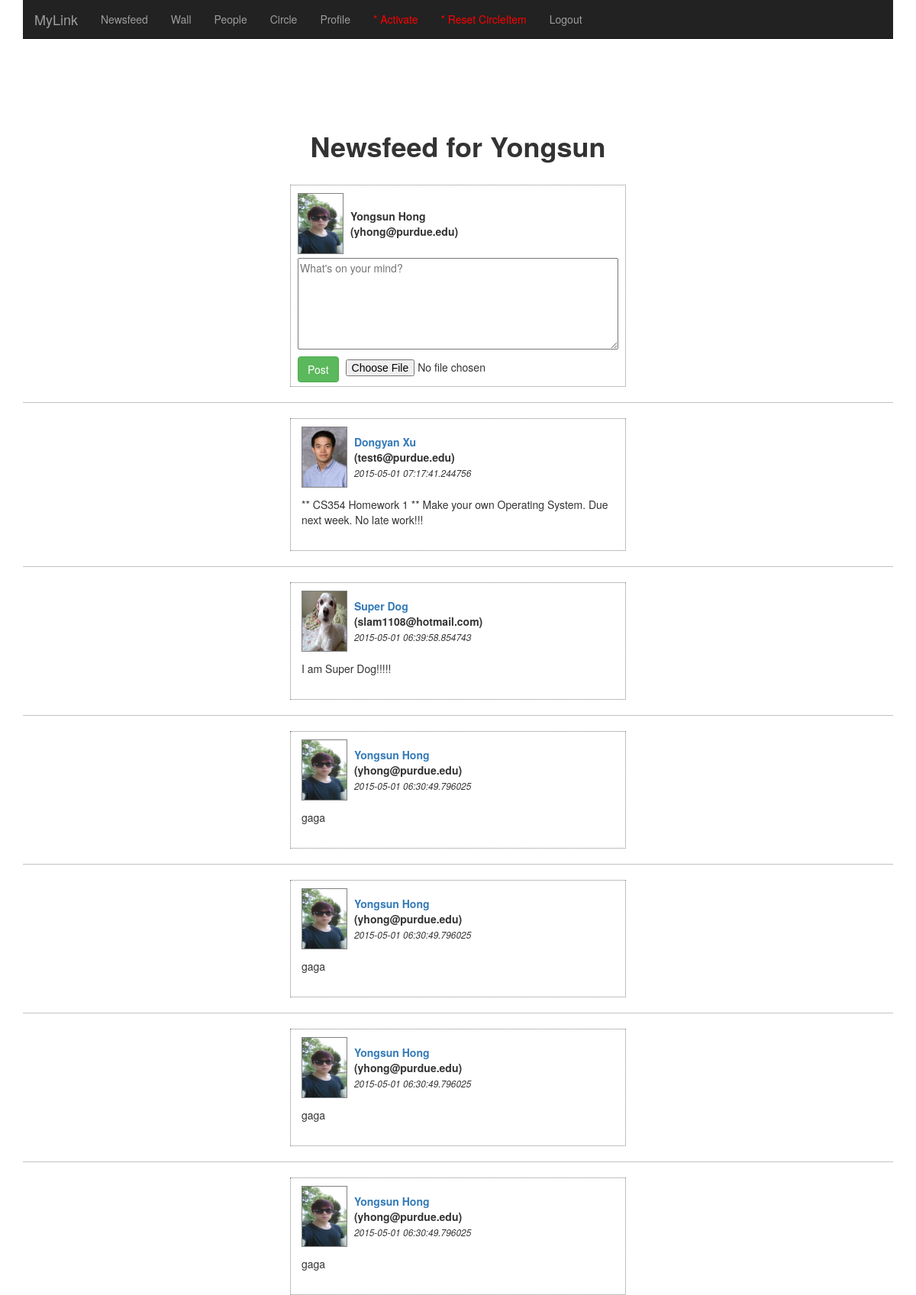
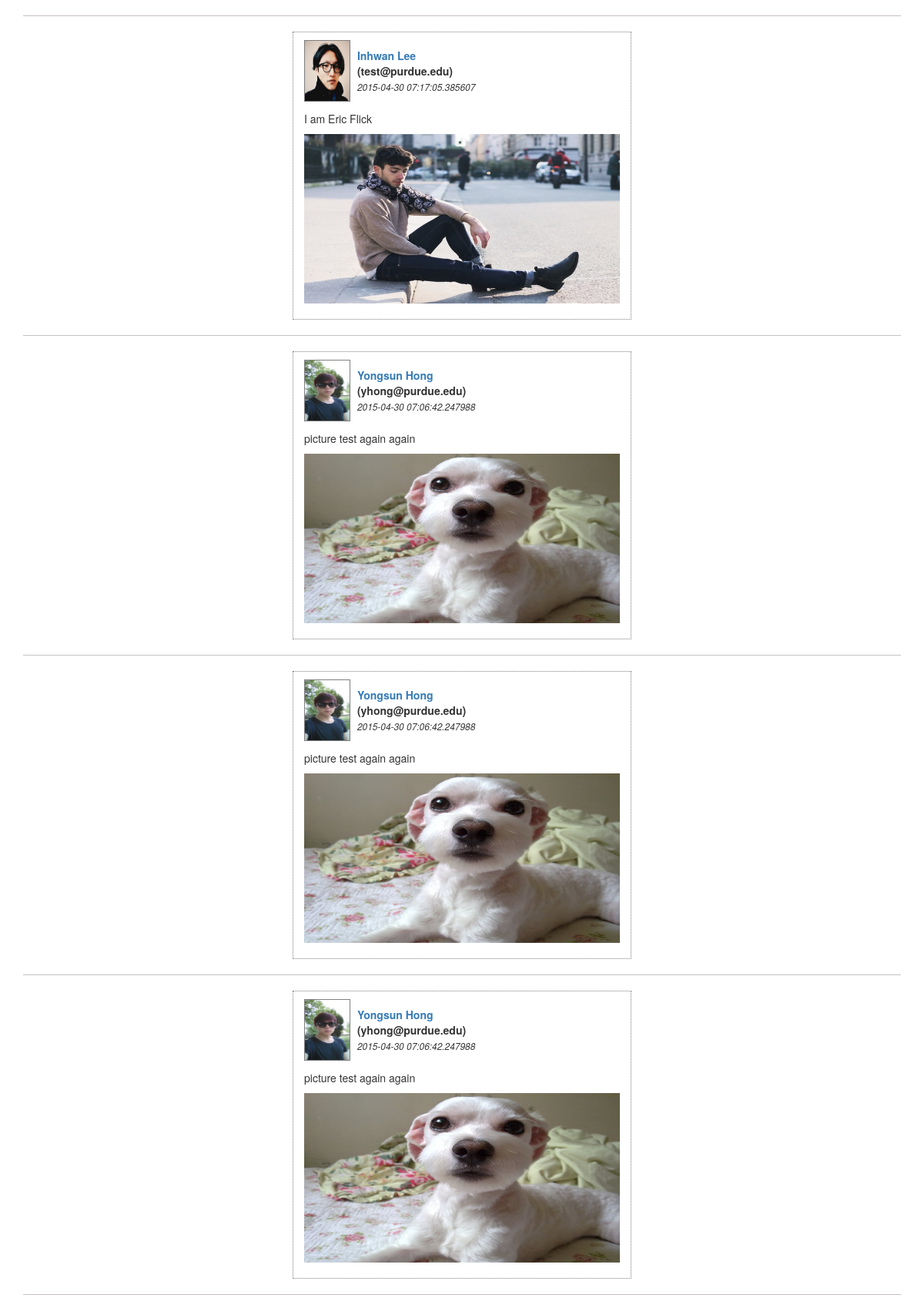
The page /newsfeed/2 (signed in, upper part) on the database its author committed (2 pictures, top to bottom).
### app/models.py (models this page shows, shortened)
class User(db.Model):
	uid = db.Column(db.Integer, primary_key=True)
	firstname = db.Column(db.String(100))
	lastname = db.Column(db.String(100))
	email = db.Column(db.String(120), unique=True)
	password = db.Column(db.String(54))
	pic = db.Column(db.String(100))
	activate = db.Column(db.Boolean)
	def is_authenticated(self):
		return True

class Post(db.Model):
	pid = db.Column(db.Integer, primary_key=True)
	writer = db.Column(db.Integer, db.ForeignKey('user.uid'))
	wid = db.Column(db.Integer, db.ForeignKey('user.uid'))
	content = db.Column(db.String(140))
	pic = db.Column(db.String(1000))
	posted = db.Column(db.DateTime)

### app/views.py (the view)
@app.route('/newsfeed', methods=['GET','POST'])
@app.route('/newsfeed/<wid>', methods=['GET', 'POST'])
@login_required
@csrf.exempt
def newsfeed(wid):
	form = PostForm()
	error = None
	pic = ''
	if form.validate_on_submit():
		content = form.content.data
		posted = datetime.utcnow()
		if request.method == 'POST':
			file = request.files['file']
			if file and allowed_file(file.filename):
				pic = secure_filename(file.filename)
				file.save(os.path.join(IMAGE_SRC, pic))
				post = Post(writer=g.user.uid, wid=wid, content=form.content.data, pic=pic, posted=posted)
				db.session.add(post)
				db.session.commit()
				return redirect(url_for('wall',wid=wid))
			else:
				post = Post(writer=g.user.uid, wid=wid, content=form.content.data, pic='', posted=posted)
				db.session.add(post)
				db.session.commit()
				return redirect(url_for('wall',wid=wid))
	belongs = User.query.filter_by(uid=wid).first()
	wall = []
	friends= db.session.query(Friend).filter(Friend.uid==g.user.uid).all()
	posts = db.session.query(User,Post).filter(Post.wid==Post.writer).filter(User.uid==Post.writer).order_by(Post.pid.desc()).all()
	for post in posts:
		for friend in friends:
			if post.Post.writer==friend.fid:
				wall.append(post)
			elif post.Post.writer==g.user.uid:
				wall.append(post)
	return render_template("newsfeed.html", form=form, wall=wall, belongs=belongs, writer=g.user)

### app/forms.py
class PostForm(Form):
	content = TextAreaField('content', validators=[Required()])
	pic = FileField('')

### app/views.py (called while the page is built)
@login_manager.user_loader
def load_user(uid):
	return User.query.get(int(uid))

@app.before_request
def before_request():
	g.user = current_user

### app/templates/newsfeed.html (shortened to what this page needs)
{% extends "base.html" %}
{% block content %}
<div class="container marketing" align="center">
	<h1><b>Newsfeed for {{belongs.firstname}}</b></h1>
	<br>
	<form actoin="" method="post" name="wall" enctype="multipart/form-data">
       	<div style = "background:white;width:440px;border:1px dotted grey">
			<div style="width:430px;display:inline-block;vertical-align:top;;">
				<div style="width: 430px;padding-bottom:2px;padding-top:10px;padding-left:5px; padding-bottom:5px" align="left">
					<img src="{{url_for('static', filename=writer.pic)}}" class="img-polaroid" style="display:inline-block; width:60px; height:80px; border:1px solid grey;">
					<div style="display:inline-block; vertical-align:middle; padding-left:5px" align="left">
						<b>{{writer.firstname}} {{writer.lastname}}</b><br>
						<b>({{writer.email}})</b>
					</div>
				</div>
				<div style="display:inline-block;width:430px;">
					{{ form.content(class="uiTextareaAutogrow input autofocus mentionsTextarea textInput", placeholder="What's on your mind?", style="width: 420px; height: 120px;")}}
					<div align="left" style="padding:5px">
						<input style="" type="submit" class="btn btn-large btn-success" value="Post">
						<input style="display:inline-block;padding-left:5px" type="file" onchange="onFileSelected(event)" name="file" data-filename-placement="inside">
					</div>
				</div>
			</div>
		</div>
	</form>
	<hr>
	{% for post in wall %}
		{% include 'post.html' %}
	{% endfor %}
</div>
{% endblock %}

### app/templates/post.html
<div style="background:white;width:440px;border:1px dotted grey;">
	<div style="width:430px;display:inline-block;vertical-align:top;">
		<div style="width: 430px;padding-bottom:2px;padding-top:10px;padding-left:10px" align="left">
			<img src="{{url_for('static', filename=post.User.pic)}}" class="img-polaroid" style="display:inline-block; width:60px; height:80px; border:1px solid grey;">
			<div style="display:inline-block;vertical-align:middle;padding-left:5px">
				<a href="{{url_for('wall',wid=post.Post.writer)}}"><b>{{post.User.firstname}} {{post.User.lastname}}</b><br></a>
				<b>({{post.User.email}})</b><br>
				<small><em>{{post.Post.posted}}</em></small>
			</div>
		</div>
		<div style="display:inline-block;width:430px;padding-left:10px;padding-top:10px;padding-bottom:20px" align="left">
			<div style="padding-bottom:10px">
				{{ post.Post.content }}
			</div>
			{% if post.Post.pic != '': %}
				<img src="{{url_for('static', filename=post.Post.pic)}}" class="img-polaroid" style=" width:410px; height:220px; solid black;">
			{% endif %}
		</div>
	</div>
</div>
<hr>

### rows shown on the page
User: firstname "Yongsun", pic (picture), lastname "Hong", email "yhong@purdue.edu", User.firstname "Yongsun", User.lastname "Hong", User.email "yhong@purdue.edu", Post.posted "2015-05-01 06:30:49.796025", Post.content "gaga", Post.posted "2015-04-30 07:06:42.247988", Post.content "picture test again again"
User: pic (picture), User.firstname "Dongyan", User.lastname "Xu", User.email "test6@purdue.edu", Post.posted "2015-05-01 07:17:41.244756", Post.content "** CS354 Homework 1 ** Make your own Operating System. Due next week. No late work!!!"
User: pic (picture), User.firstname "Super", User.lastname "Dog", User.email "slam1108@hotmail.com", Post.posted "2015-05-01 06:39:58.854743", Post.content "I am Super Dog!!!!!"
User: pic (picture), User.firstname "Inhwan", User.lastname "Lee", User.email "test@purdue.edu", Post.posted "2015-04-30 07:17:05.385607", Post.content "I am Eric Flick"
